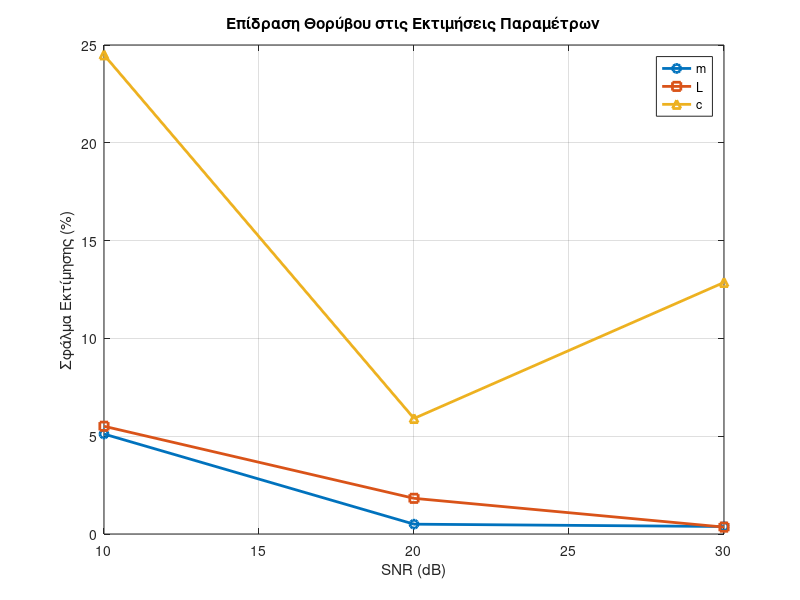
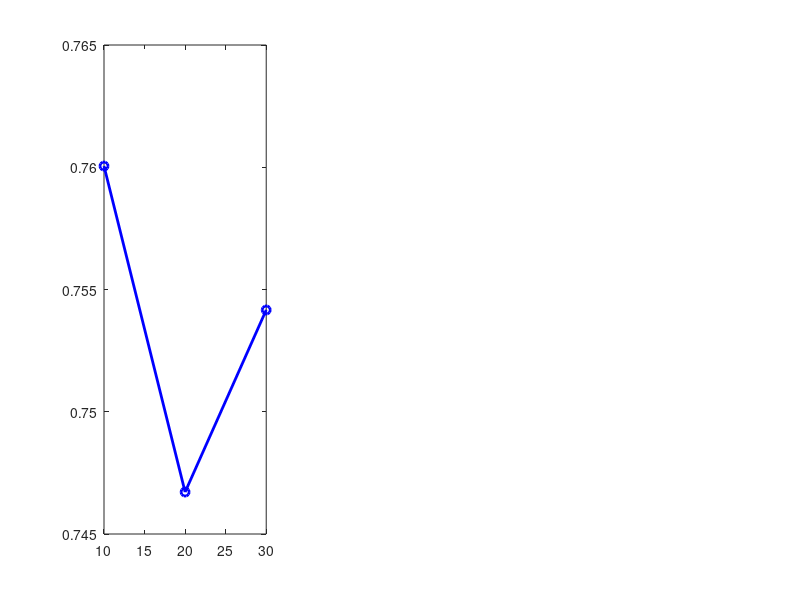

MATLAB code for these plots, in order: (Note: this script raises an error after producing the figures.)
% Καθαρισμός workspace
clc; clear; close all;

% Πραγματικές Παράμετροι Συστήματος
m_true = 0.75;
L_true = 1.25;
c_true = 0.15;
g = 9.81;
A0 = 4;
omega = 2;
Ts = 0.1;

% Προσομοίωση Συστήματος
A = [0 1; -g/L_true -c_true/(m_true*L_true^2)];
B = [0; 1/(m_true*L_true^2)];
odefun = @(t, x) A*x + B*A0*sin(omega*t);
tspan = 0:0.001:20;
x0 = [0; 0];
[t, x] = ode45(odefun, tspan, x0);

% Δειγματοληψία
t_sampled = (0:Ts:20)';
q_sampled = interp1(t, x(:,1), t_sampled, 'linear');
dq_sampled = interp1(t, x(:,2), t_sampled, 'linear');
u_sampled = A0 * sin(omega * t_sampled);

% Ορισμός Φίλτρων
lambda = 1;
s = tf('s');
filter_s_over_s1 = s / (s + lambda);
filter_1_over_s1 = 1 / (s + lambda);

% Διαφορετικά SNR
SNR_values = [10, 20, 30];
errors_m = zeros(size(SNR_values));
errors_L = zeros(size(SNR_values));
errors_c = zeros(size(SNR_values));

for i = 1:length(SNR_values)
    snr = SNR_values(i);
    
    % Προσθήκη θορύβου με awgn
    q_noisy = awgn(q_sampled, snr, 'measured');
    dq_noisy = awgn(dq_sampled, snr, 'measured');
    u_noisy = awgn(u_sampled, snr, 'measured');

    % Φιλτραρισμένες ποσότητες
    sy = gradient(q_noisy, Ts);
    s_over_s1_y = lsim(filter_s_over_s1, q_noisy, t_sampled);
    s2_over_s1_y = sy - s_over_s1_y;
    phi1 = -s_over_s1_y;
    phi2 = -lsim(filter_1_over_s1, q_noisy, t_sampled);
    phi3 = lsim(filter_1_over_s1, u_noisy, t_sampled);

    % Least Squares
    Y = s2_over_s1_y(10:end);
    Phi = [phi1(10:end), phi2(10:end), phi3(10:end)];
    theta = (Phi' * Phi + 1e-6 * eye(3)) \ (Phi' * Y);

    % Εκτίμηση παραμέτρων
    alpha1 = theta(1);
    alpha2 = theta(2);
    b1 = theta(3);

    L_est = g / alpha2;
    m_est = 1 / (b1 * L_est^2);
    c_est = alpha1 * m_est * L_est^2;

    % Υπολογισμός σφαλμάτων (%)
    errors_m(i) = abs((m_est - m_true) / m_true) * 100;
    errors_L(i) = abs((L_est - L_true) / L_true) * 100;
    errors_c(i) = abs((c_est - c_true) / c_true) * 100;
    
    % Εμφάνιση αποτελεσμάτων
    fprintf('\n--- SNR = %d dB ---\n', snr);
    fprintf('m εκτιμ.: %.4f (σφάλμα %.2f%%)\n', m_est, errors_m(i));
    fprintf('L εκτιμ.: %.4f (σφάλμα %.2f%%)\n', L_est, errors_L(i));
    fprintf('c εκτιμ.: %.4f (σφάλμα %.2f%%)\n', c_est, errors_c(i));
end

% Γράφημα Σφαλμάτων
figure('Position', [100 100 800 500]);
plot(SNR_values, errors_m, '-o', 'LineWidth', 2); hold on;
plot(SNR_values, errors_L, '-s', 'LineWidth', 2);
plot(SNR_values, errors_c, '-^', 'LineWidth', 2);
xlabel('SNR (dB)'); ylabel('Σφάλμα Εκτίμησης (%)');
title('Επίδραση Θορύβου στις Εκτιμήσεις Παραμέτρων');
legend('m', 'L', 'c');
grid on;


% Διάγραμμα Εκτιμώμενων Παραμέτρων vs Πραγματικές
figure('Name','Εκτιμώμενες Παράμετροι vs Πραγματικές','Position',[100 100 1000 400]);

% Δημιουργία πινάκων με τις εκτιμήσεις
m_est_all = zeros(size(SNR_values));
L_est_all = zeros(size(SNR_values));
c_est_all = zeros(size(SNR_values));

% Επαναυπολογισμός εκτιμήσεων για αποθήκευση (ή εναλλακτικά να τις αποθηκεύαμε στο αρχικό loop)
for i = 1:length(SNR_values)
    snr = SNR_values(i);
    
    q_noisy = awgn(q_sampled, snr, 'measured');
    dq_noisy = awgn(dq_sampled, snr, 'measured');
    u_noisy = awgn(u_sampled, snr, 'measured');

    sy = gradient(q_noisy, Ts);
    s_over_s1_y = lsim(filter_s_over_s1, q_noisy, t_sampled);
    s2_over_s1_y = sy - s_over_s1_y;
    phi1 = -s_over_s1_y;
    phi2 = -lsim(filter_1_over_s1, q_noisy, t_sampled);
    phi3 = lsim(filter_1_over_s1, u_noisy, t_sampled);

    Y = s2_over_s1_y(10:end);
    Phi = [phi1(10:end), phi2(10:end), phi3(10:end)];
    theta = (Phi' * Phi + 1e-6 * eye(3)) \ (Phi' * Y);

    alpha1 = theta(1);
    alpha2 = theta(2);
    b1 = theta(3);

    L_est = g / alpha2;
    m_est = 1 / (b1 * L_est^2);
    c_est = alpha1 * m_est * L_est^2;

    % Αποθήκευση
    m_est_all(i) = m_est;
    L_est_all(i) = L_est;
    c_est_all(i) = c_est;
end

% Υποπλοκές για κάθε παράμετρο
subplot(1,3,1);
plot(SNR_values, m_est_all, 'bo-', 'LineWidth', 2); hold on;
yline(m_true, 'r--', 'LineWidth', 2);
grid on;
xlabel('SNR (dB)'); ylabel('m [kg]');
title('Εκτίμηση μάζας m');
legend('Εκτίμηση', 'Πραγματική');

subplot(1,3,2);
plot(SNR_values, L_est_all, 'gs-', 'LineWidth', 2); hold on;
yline(L_true, 'r--', 'LineWidth', 2);
grid on;
xlabel('SNR (dB)'); ylabel('L [m]');
title('Εκτίμηση μήκους L');
legend('Εκτίμηση', 'Πραγματική');

subplot(1,3,3);
plot(SNR_values, c_est_all, 'm^-', 'LineWidth', 2); hold on;
yline(c_true, 'r--', 'LineWidth', 2);
grid on;
xlabel('SNR (dB)'); ylabel('c [N·m·s]');
title('Εκτίμηση απόσβεσης c');
legend('Εκτίμηση', 'Πραγματική');

sgtitle('Σύγκριση Εκτιμώμενων και Πραγματικών Παραμέτρων');

% Σύγκριση Θορυβημένων vs Πραγματικών Δεδομένων για διάφορα SNR
SNR_values = [10, 20, 30]; % Δοκιμές για διαφορετικά επίπεδα θορύβου

figure('Name','Σύγκριση Θορυβημένων και Πραγματικών Δεδομένων','Position',[100, 100, 1200, 800]);

for i = 1:length(SNR_values)
    snr = SNR_values(i);
    
    % Προσθήκη θορύβου
    q_noisy = awgn(q_sampled, snr, 'measured');
    dq_noisy = awgn(dq_sampled, snr, 'measured');

    % Σύγκριση Πραγματικής vs Θορυβημένης απόκρισης q(t)
    subplot(3,2,2*i-1);
    plot(t_sampled(10:end), q_sampled(10:end), 'k', 'LineWidth', 1.5); hold on;
    plot(t_sampled(10:end), q_noisy(10:end), 'r--', 'LineWidth', 1.5);
    title(sprintf('Σύγκριση q(t) με SNR=%d dB', snr));
    legend('Πραγματική q(t)', 'Θορυβημένη q(t)');
    grid on;

    % Σύγκριση Πραγματικής vs Θορυβημένης ταχύτητας dq/dt
    subplot(3,2,2*i);
    plot(t_sampled(10:end), dq_sampled(10:end), 'k', 'LineWidth', 1.5); hold on;
    plot(t_sampled(10:end), dq_noisy(10:end), 'r--', 'LineWidth', 1.5);
    title(sprintf('Σύγκριση dq/dt με SNR=%d dB', snr));
    legend('Πραγματική dq/dt', 'Θορυβημένη dq/dt');
    grid on;
end
